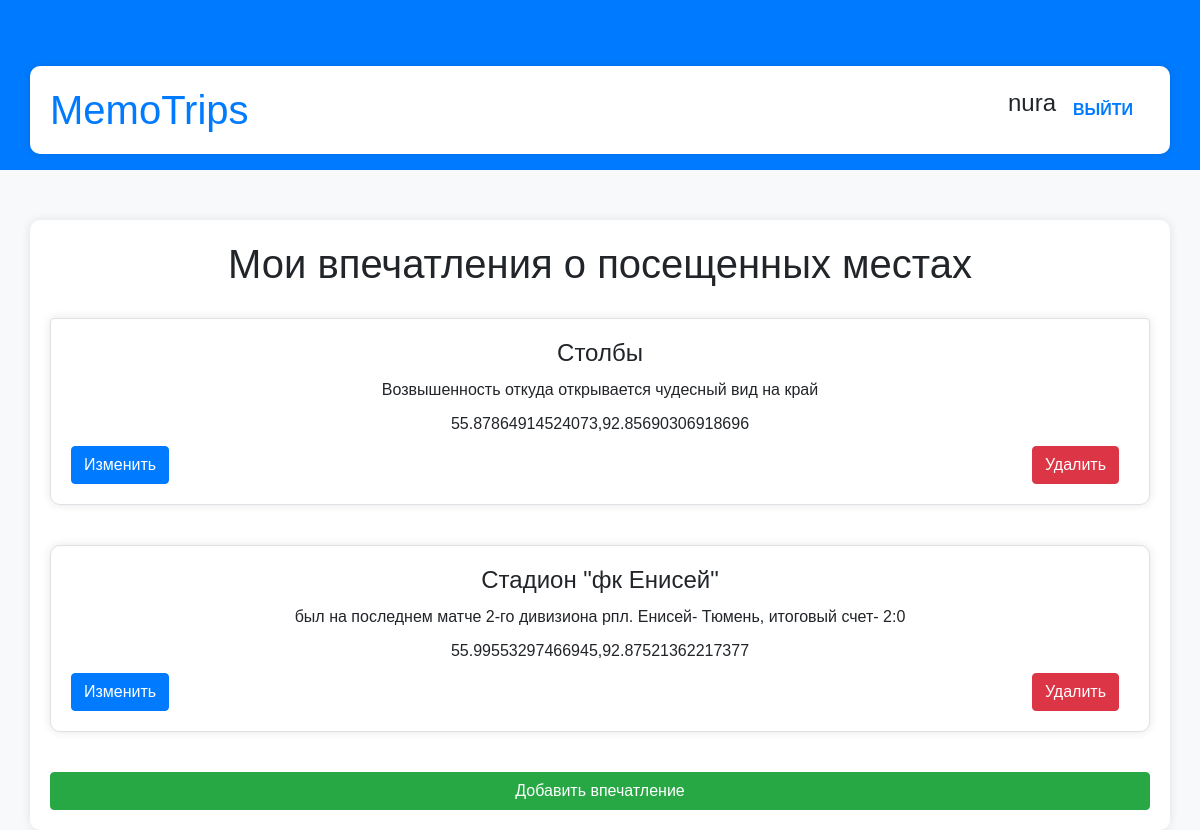
/ (signed in), run on an earlier commit of the app's database.
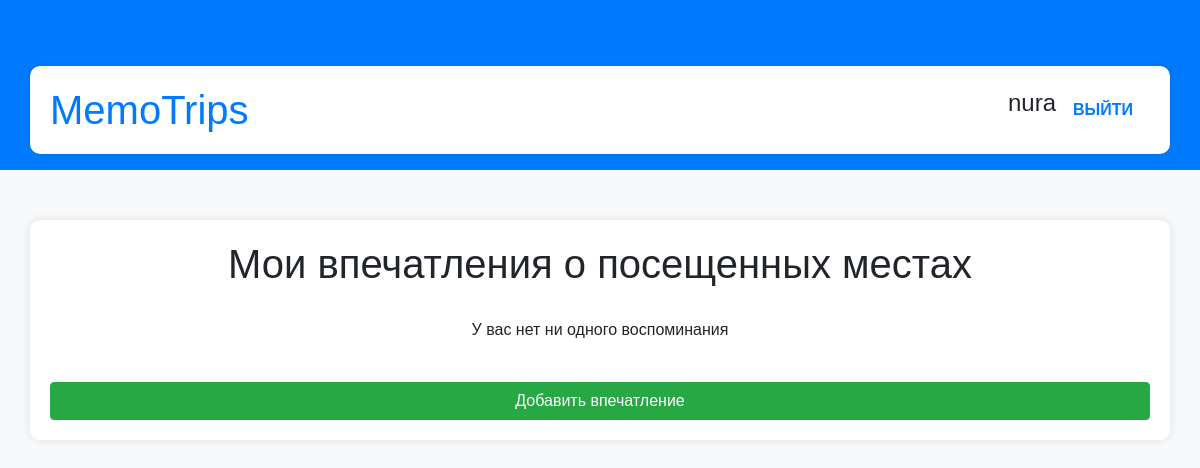
And on a later commit of the database.
### trips/models.py (models this page shows, shortened)
class Note(models.Model):
    user = models.ForeignKey(User, on_delete=models.CASCADE)
    title = models.CharField(max_length=200)
    comment = models.TextField()
    location = models.CharField(max_length=200)
    created_time = models.DateTimeField(auto_now_add=True)

### trips/views.py (the view)
# urls.py: path('', views.index, name='index'),
@login_required
def index(request):
    notes = Note.objects.filter(user=request.user).order_by('-created_time')
    return render(request, 'index.html', {'notes': notes})

### trips/templates/index.html (shortened to what this page needs)
{% extends "base.html" %}
{% block content %}
    <h1>Мои впечатления о посещенных местах</h1>
    {% if user.is_authenticated %}
        <ul class="list-group">
            {% for note in notes %}
                <li class="list-group-item mb-3">
                    <h2>{{ note.title }}</h2>
                    <p>{{ note.comment }}</p>
                    <p>{{ note.location }}</p>
                    <div class="d-flex justify-content-between">
                        <a href="{% url 'edit_note' note.pk %}" class="btn btn-primary">Изменить</a>
                        <form action="{% url 'delete_note' note.pk %}" method="post" style="display:inline;">
                            <button type="submit" class="btn btn-danger">Удалить</button>
                        </form>
                    </div>
                </li>
            {% empty %}
            <p>У вас нет ни одного воспоминания</p>
            {% endfor %}
             <a href="{% url 'add_note' %}" class="btn btn-success">Добавить впечатление</a>
        </ul>
    {% else %}
        <div class="alert alert-warning text-center">
            {% url 'welcome' %}
        </div>
    {% endif %}
{% endblock %}

What changed in the data, as far as the page shows it:
removed Note: title "Столбы", comment "Возвышенность откуда открывается чудесный вид на край", location "55.87864914524073,92.85690306918696"
removed Note: title "Стадион \"фк Енисей\"", comment "был на последнем матче 2-го дивизиона рпл. Енисей- Тюмень, итоговый счет- 2:0", location "55.99553297466945,92.87521362217377"
Also different on the page:
text now shown: "У вас нет ни одного воспоминания"
